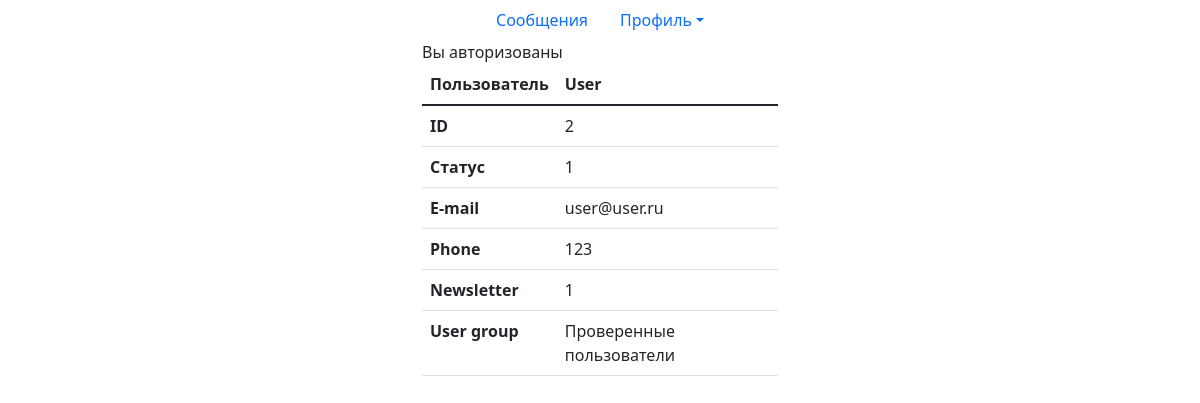
The app's page /profile.php (signed in) with its own data.
### tables this page shows
CREATE TABLE `user_groups` (
  `group_id` int NOT NULL,
  `group_name` varchar(96) NOT NULL,
  `description` varchar(255) NOT NULL,
  `user_id` int NOT NULL
);

CREATE TABLE `users` (
  `id` int NOT NULL,
  `status` tinyint(1) NOT NULL,
  `name` varchar(255) NOT NULL,
  `email` varchar(96) NOT NULL,
  `phone` varchar(32) NOT NULL,
  `password` varchar(40) NOT NULL,
  `newsletter` tinyint(1) NOT NULL
);

### model/model.php (called while the page is built, shortened)
<?php
function connectBD(){
    $mysqli = new mysqli(HOSTNAME, USERNAME, PASSWORD, DBNAME);
    return $mysqli;
}
function getUser($id){
    $mysqli = connectBD();
    $query = "SELECT * FROM `users` LEFT JOIN `user_groups` ON users.id = user_groups.user_id  WHERE `id` = $id";
    $result = $mysqli->query($query);
    return $result;
}

### controller/controller.php (called while the page is built, shortened)
<?php
$path = $_SERVER['DOCUMENT_ROOT'];
include_once "$path/cassoft/model/model.php";
function getUserInfo($id){
    $result = getUser($id);
    $row = $result->fetch_all(MYSQLI_ASSOC);
    foreach ($row as $key => $value) {
        $groups[] = $value['description'];
        $data = array(
            'id' => $value['id'],
            'status' => $value['status'],
            'name' => $value['name'],
            'email' => $value['email'],
            'phone' => $value['phone'],
            'password' => $value['password'],
            'newsletter' => $value['newsletter'],
            'groups' => $groups
        );
    }
    return $data;
}

### profile.php (the view)
<?php include_once 'common/header.php'?>
<div class = "container">
        <div class="row justify-content-center">
            <div class="col-4">
            <?php (isset($_SESSION)) ? '' : session_start(); if(isset($_SESSION['id'])){ $data = getUserInfo($_SESSION['id']);?>
                <span>Вы авторизованы</span>
                <table class="table">
                    <thead>
                        <tr>
                            <th scope="col">Пользователь</th>
                            <th scope="col"><?php echo $data['name']; ?></th>
                        </tr>
                    </thead>
                    <tbody>
                        <tr>
                            <th scope="row">ID</th>
                            <td><?php echo $data['id']; ?></td>
                        </tr>
                        <tr>
                            <th scope="row">Статус</th>
                            <td><?php echo $data['status']; ?></td>
                        </tr>
                        <tr>
                            <th scope="row">E-mail</th>
                            <td colspan="2"><?php echo $data['email']; ?></td>
                        </tr>
                        <tr>
                            <th scope="row">Phone</th>
                            <td colspan="2"><?php echo $data['phone']; ?></td>
                        </tr>
                        <tr>
                            <th scope="row">Newsletter</th>
                            <td colspan="2"><?php echo $data['newsletter']; ?></td>
                        </tr>
                        <tr>
                            <th scope="row">User group</th>
                            <td colspan="2">
                                <?php foreach ($data['groups'] as $group) {
                                    echo $group . '</br>';
                                }?>
                             </td>
                        </tr>
                    </tbody>
                    </table>
            <?php } ?>
            </div>
        </div>
    </div>

### records on screen
user_groups: user.name "User", user "2", user.status "1", user.email "user@user.ru", user.phone "123", user.newsletter "1"

### other values on screen
$group "Проверенные пользователи"
